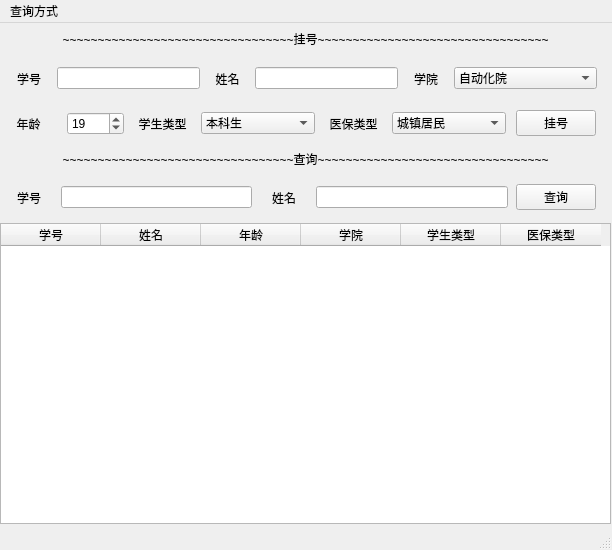
<?xml version="1.0" encoding="UTF-8"?>
<ui version="4.0">
 <class>MainWindow</class>
 <widget class="QMainWindow" name="MainWindow">
  <property name="geometry">
   <rect>
    <x>0</x>
    <y>0</y>
    <width>612</width>
    <height>550</height>
   </rect>
  </property>
  <property name="focusPolicy">
   <enum>Qt::NoFocus</enum>
  </property>
  <property name="windowTitle">
   <string>挂号系统</string>
  </property>
  <property name="windowIcon">
   <iconset>
    <normaloff>source/8b508045ce50657990e3afe7843944b8.png</normaloff>source/8b508045ce50657990e3afe7843944b8.png</iconset>
  </property>
  <widget class="QWidget" name="centralwidget">
   <widget class="QWidget" name="gridLayoutWidget">
    <property name="geometry">
     <rect>
      <x>0</x>
      <y>200</y>
      <width>611</width>
      <height>301</height>
     </rect>
    </property>
    <layout class="QGridLayout" name="gridLayout">
     <property name="spacing">
      <number>8</number>
     </property>
     <item row="0" column="0">
      <widget class="QTableWidget" name="tableWidget">
       <property name="editTriggers">
        <set>QAbstractItemView::NoEditTriggers</set>
       </property>
       <property name="rowCount">
        <number>0</number>
       </property>
       <property name="columnCount">
        <number>6</number>
       </property>
       <column>
        <property name="text">
         <string>学号</string>
        </property>
       </column>
       <column>
        <property name="text">
         <string>姓名</string>
        </property>
       </column>
       <column>
        <property name="text">
         <string>年龄</string>
        </property>
       </column>
       <column>
        <property name="text">
         <string>学院</string>
        </property>
       </column>
       <column>
        <property name="text">
         <string>学生类型</string>
        </property>
       </column>
       <column>
        <property name="text">
         <string>医保类型</string>
        </property>
       </column>
      </widget>
     </item>
    </layout>
   </widget>
   <widget class="QWidget" name="horizontalLayoutWidget">
    <property name="geometry">
     <rect>
      <x>0</x>
      <y>150</y>
      <width>611</width>
      <height>51</height>
     </rect>
    </property>
    <layout class="QHBoxLayout" name="horizontalLayout" stretch="1,4,1,4,1">
     <property name="spacing">
      <number>8</number>
     </property>
     <property name="leftMargin">
      <number>5</number>
     </property>
     <property name="topMargin">
      <number>0</number>
     </property>
     <property name="rightMargin">
      <number>15</number>
     </property>
     <property name="bottomMargin">
      <number>2</number>
     </property>
     <item>
      <widget class="QLabel" name="label">
       <property name="text">
        <string>学号</string>
       </property>
       <property name="alignment">
        <set>Qt::AlignCenter</set>
       </property>
      </widget>
     </item>
     <item>
      <widget class="QLineEdit" name="Sno"/>
     </item>
     <item>
      <widget class="QLabel" name="label_2">
       <property name="text">
        <string>姓名</string>
       </property>
       <property name="alignment">
        <set>Qt::AlignCenter</set>
       </property>
      </widget>
     </item>
     <item>
      <widget class="QLineEdit" name="Sname"/>
     </item>
     <item>
      <widget class="QPushButton" name="Search">
       <property name="cursor">
        <cursorShape>PointingHandCursor</cursorShape>
       </property>
       <property name="text">
        <string>查询</string>
       </property>
      </widget>
     </item>
    </layout>
   </widget>
   <widget class="QWidget" name="verticalLayoutWidget">
    <property name="geometry">
     <rect>
      <x>0</x>
      <y>120</y>
      <width>611</width>
      <height>31</height>
     </rect>
    </property>
    <layout class="QVBoxLayout" name="verticalLayout">
     <item>
      <widget class="QLabel" name="label_3">
       <property name="text">
        <string>~~~~~~~~~~~~~~~~~~~~~~~~~~~~~~~~~查询~~~~~~~~~~~~~~~~~~~~~~~~~~~~~~~~~</string>
       </property>
       <property name="alignment">
        <set>Qt::AlignCenter</set>
       </property>
      </widget>
     </item>
    </layout>
   </widget>
   <widget class="QWidget" name="horizontalLayoutWidget_3">
    <property name="geometry">
     <rect>
      <x>0</x>
      <y>80</y>
      <width>611</width>
      <height>41</height>
     </rect>
    </property>
    <layout class="QHBoxLayout" name="horizontalLayout_3" stretch="1,1,1,2,1,2,1">
     <property name="spacing">
      <number>10</number>
     </property>
     <property name="rightMargin">
      <number>15</number>
     </property>
     <item>
      <widget class="QLabel" name="label_6">
       <property name="text">
        <string>年龄</string>
       </property>
       <property name="alignment">
        <set>Qt::AlignCenter</set>
       </property>
      </widget>
     </item>
     <item>
      <widget class="QSpinBox" name="Age">
       <property name="value">
        <number>19</number>
       </property>
      </widget>
     </item>
     <item>
      <widget class="QLabel" name="label_7">
       <property name="text">
        <string>学生类型</string>
       </property>
       <property name="alignment">
        <set>Qt::AlignCenter</set>
       </property>
      </widget>
     </item>
     <item>
      <widget class="QComboBox" name="indent">
       <property name="cursor">
        <cursorShape>PointingHandCursor</cursorShape>
       </property>
       <item>
        <property name="text">
         <string>本科生</string>
        </property>
       </item>
       <item>
        <property name="text">
         <string>研究生</string>
        </property>
       </item>
      </widget>
     </item>
     <item>
      <widget class="QLabel" name="label_9">
       <property name="text">
        <string>医保类型</string>
       </property>
       <property name="alignment">
        <set>Qt::AlignCenter</set>
       </property>
      </widget>
     </item>
     <item>
      <widget class="QComboBox" name="MT">
       <property name="cursor">
        <cursorShape>PointingHandCursor</cursorShape>
       </property>
       <item>
        <property name="text">
         <string>城镇居民</string>
        </property>
       </item>
       <item>
        <property name="text">
         <string>城镇职工</string>
        </property>
       </item>
       <item>
        <property name="text">
         <string>新农合</string>
        </property>
       </item>
      </widget>
     </item>
     <item>
      <widget class="QPushButton" name="Reg">
       <property name="cursor">
        <cursorShape>PointingHandCursor</cursorShape>
       </property>
       <property name="text">
        <string>挂号</string>
       </property>
      </widget>
     </item>
    </layout>
   </widget>
   <widget class="QWidget" name="horizontalLayoutWidget_2">
    <property name="geometry">
     <rect>
      <x>0</x>
      <y>30</y>
      <width>611</width>
      <height>51</height>
     </rect>
    </property>
    <layout class="QHBoxLayout" name="horizontalLayout_2" stretch="1,3,1,3,1,3">
     <property name="spacing">
      <number>4</number>
     </property>
     <property name="leftMargin">
      <number>5</number>
     </property>
     <property name="rightMargin">
      <number>14</number>
     </property>
     <item>
      <widget class="QLabel" name="label_5">
       <property name="text">
        <string>学号</string>
       </property>
       <property name="alignment">
        <set>Qt::AlignCenter</set>
       </property>
      </widget>
     </item>
     <item>
      <widget class="QLineEdit" name="Sno_2"/>
     </item>
     <item>
      <widget class="QLabel" name="label_4">
       <property name="text">
        <string>姓名</string>
       </property>
       <property name="alignment">
        <set>Qt::AlignCenter</set>
       </property>
      </widget>
     </item>
     <item>
      <widget class="QLineEdit" name="Sname_2"/>
     </item>
     <item>
      <widget class="QLabel" name="label_8">
       <property name="text">
        <string>学院</string>
       </property>
       <property name="alignment">
        <set>Qt::AlignCenter</set>
       </property>
      </widget>
     </item>
     <item>
      <widget class="QComboBox" name="collage">
       <property name="cursor">
        <cursorShape>PointingHandCursor</cursorShape>
       </property>
       <item>
        <property name="text">
         <string>自动化院</string>
        </property>
       </item>
       <item>
        <property name="text">
         <string>医学院</string>
        </property>
       </item>
       <item>
        <property name="text">
         <string>法学院</string>
        </property>
       </item>
       <item>
        <property name="text">
         <string>计算机院</string>
        </property>
       </item>
       <item>
        <property name="text">
         <string>药学院</string>
        </property>
       </item>
       <item>
        <property name="text">
         <string>地信院</string>
        </property>
       </item>
       <item>
        <property name="text">
         <string>机电院</string>
        </property>
       </item>
       <item>
        <property name="text">
         <string>化工院</string>
        </property>
       </item>
       <item>
        <property name="text">
         <string>资安院</string>
        </property>
       </item>
      </widget>
     </item>
    </layout>
   </widget>
   <widget class="QWidget" name="verticalLayoutWidget_2">
    <property name="geometry">
     <rect>
      <x>0</x>
      <y>0</y>
      <width>611</width>
      <height>31</height>
     </rect>
    </property>
    <layout class="QVBoxLayout" name="verticalLayout_2">
     <item>
      <widget class="QLabel" name="label_10">
       <property name="text">
        <string>~~~~~~~~~~~~~~~~~~~~~~~~~~~~~~~~~挂号~~~~~~~~~~~~~~~~~~~~~~~~~~~~~~~~~</string>
       </property>
       <property name="alignment">
        <set>Qt::AlignCenter</set>
       </property>
      </widget>
     </item>
    </layout>
   </widget>
  </widget>
  <widget class="QMenuBar" name="menuBar">
   <property name="geometry">
    <rect>
     <x>0</x>
     <y>0</y>
     <width>612</width>
     <height>28</height>
    </rect>
   </property>
   <property name="cursor">
    <cursorShape>PointingHandCursor</cursorShape>
   </property>
   <widget class="QMenu" name="menu">
    <property name="toolTip">
     <string>菜单</string>
    </property>
    <property name="statusTip">
     <string/>
    </property>
    <property name="title">
     <string>查询方式</string>
    </property>
    <addaction name="separator"/>
    <addaction name="Stu_info"/>
    <addaction name="Stu_reg"/>
    <addaction name="actionexit"/>
   </widget>
   <addaction name="menu"/>
  </widget>
  <widget class="QStatusBar" name="statusBar">
   <property name="statusTip">
    <string/>
   </property>
  </widget>
  <action name="Stu_info">
   <property name="text">
    <string>学生个人信息</string>
   </property>
  </action>
  <action name="Stu_reg">
   <property name="text">
    <string>学生就诊信息</string>
   </property>
  </action>
  <action name="reg">
   <property name="text">
    <string>reg</string>
   </property>
  </action>
  <action name="actionexit">
   <property name="text">
    <string>退出</string>
   </property>
  </action>
 </widget>
 <resources/>
 <connections>
  <connection>
   <sender>actionexit</sender>
   <signal>triggered()</signal>
   <receiver>MainWindow</receiver>
   <slot>close()</slot>
   <hints>
    <hint type="sourcelabel">
     <x>-1</x>
     <y>-1</y>
    </hint>
    <hint type="destinationlabel">
     <x>402</x>
     <y>255</y>
    </hint>
   </hints>
  </connection>
 </connections>
</ui>
